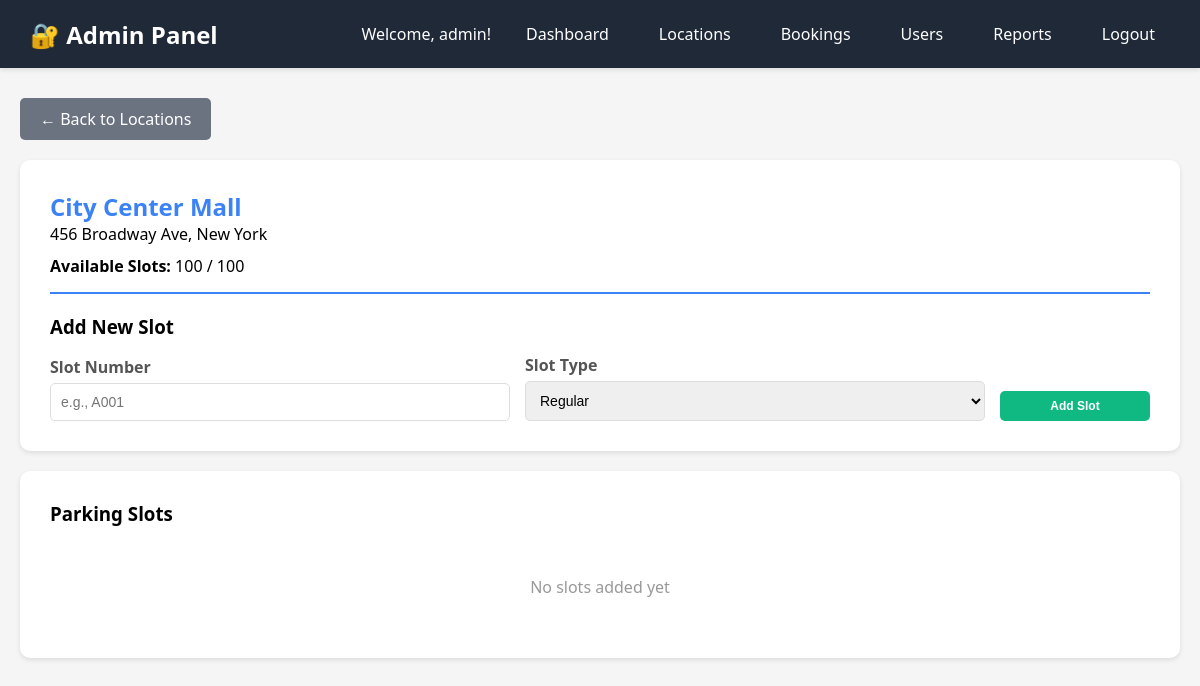
Screenshot of /admin/view_slots.php?location_id=2 (signed in) with the database file from the repository.
### tables this page shows
CREATE TABLE IF NOT EXISTS parking_locations (
    id INT AUTO_INCREMENT PRIMARY KEY,
    location_name VARCHAR(100) NOT NULL,
    address TEXT NOT NULL,
    city VARCHAR(50) NOT NULL,
    total_slots INT NOT NULL,
    available_slots INT NOT NULL,
    price_per_hour DECIMAL(10,2) NOT NULL,
    price_per_day DECIMAL(10,2) NOT NULL,
    price_per_month DECIMAL(10,2) NOT NULL,
    status ENUM('active', 'inactive') DEFAULT 'active',
    created_at TIMESTAMP DEFAULT CURRENT_TIMESTAMP
);

### admin/view_slots.php (the view, shortened to what this page needs)
<?php
$location_id = isset($_GET['location_id']) ? intval($_GET['location_id']) : 0;
$conn = getDBConnection();
$stmt = $conn->prepare("SELECT * FROM parking_locations WHERE id = ?");
$stmt->bind_param("i", $location_id);
$stmt->execute();
$location = $stmt->get_result()->fetch_assoc();
$slots = $conn->query("SELECT * FROM parking_slots WHERE location_id = $location_id ORDER BY slot_number");
?>
<!DOCTYPE html>
<html lang="en">
<head>
</head>
<body>
    <div class="navbar">
        <h1>🔐 Admin Panel</h1>
        <div class="navbar-right">
            <span>Welcome, <?php echo htmlspecialchars($_SESSION['admin_username']); ?>!</span>
            <a href="dashboard.php">Dashboard</a>
            <a href="manage_locations.php">Locations</a>
            <a href="manage_bookings.php">Bookings</a>
            <a href="manage_users.php">Users</a>
            <a href="reports.php">Reports</a>
            <a href="logout.php">Logout</a>
        </div>
    </div>
    <div class="container">
        <a href="manage_locations.php" class="btn-back">← Back to Locations</a>
        <div class="card">
            <div class="location-header">
                <h2><?php echo htmlspecialchars($location['location_name']); ?></h2>
                <p><?php echo htmlspecialchars($location['address']); ?>, <?php echo htmlspecialchars($location['city']); ?></p>
                <p style="margin-top: 10px;">
                    <strong>Available Slots:</strong> <?php echo $location['available_slots']; ?> / <?php echo $location['total_slots']; ?>
                </p>
            </div>
            <h3 style="margin-bottom: 15px;">Add New Slot</h3>
            <form method="POST" action="" style="display: grid; grid-template-columns: 1fr 1fr 150px; gap: 15px; align-items: end;">
                <div class="form-group" style="margin-bottom: 0;">
                    <label for="slot_number">Slot Number</label>
                    <input type="text" id="slot_number" name="slot_number" required placeholder="e.g., A001">
                </div>
                <div class="form-group" style="margin-bottom: 0;">
                    <label for="slot_type">Slot Type</label>
                    <select id="slot_type" name="slot_type" required>
                        <option value="regular">Regular</option>
                    </select>
                </div>
                <button type="submit" name="add_slot" class="btn btn-success">Add Slot</button>
            </form>
        </div>
        <div class="card">
            <h3 style="margin-bottom: 20px;">Parking Slots</h3>
            <?php if ($slots->num_rows > 0): ?>
                <div class="slots-grid">
                    <?php while ($slot = $slots->fetch_assoc()): ?>
                        <div class="slot-card <?php echo $slot['status']; ?>">
                            <div class="slot-number"><?php echo htmlspecialchars($slot['slot_number']); ?></div>
                            <div class="slot-type"><?php echo ucfirst($slot['slot_type']); ?></div>
                            <div class="slot-status status-<?php echo $slot['status']; ?>">
                                <?php echo ucfirst($slot['status']); ?>
                            </div>
                            <?php if ($slot['status'] == 'available'): ?>
                                <a href="?location_id=<?php echo $location_id; ?>&update_slot=<?php echo $slot['id']; ?>&status=maintenance" class="btn btn-primary">
                                    Set Maintenance
                                </a>
                            <?php elseif ($slot['status'] == 'maintenance'): ?>
                                <a href="?location_id=<?php echo $location_id; ?>&update_slot=<?php echo $slot['id']; ?>&status=available" class="btn btn-success">
                                    Set Available
                                </a>
                            <?php endif; ?>
                        </div>
                    <?php endwhile; ?>
                </div>
            <?php else: ?>
                <p style="text-align: center; color: #999; padding: 30px;">No slots added yet</p>
            <?php endif; ?>
        </div>
    </div>
</body>
</html>

### admin/view_slots.php (style rules this page uses)
* { margin: 0; padding: 0; box-sizing: border-box; }
body { font-family: 'Segoe UI', Tahoma, Geneva, Verdana, sans-serif; background: #f5f5f5; }
.navbar { background: #1f2937; color: white; padding: 15px 30px; display: flex; justify-content: space-between; align-items: center; box-shadow: 0 2px 5px rgba(0,0,0,0.1); }
.navbar h1 { font-size: 24px; }
.navbar-right { display: flex; gap: 20px; align-items: center; }
.navbar a { color: white; text-decoration: none; padding: 8px 15px; border-radius: 5px; transition: background 0.3s; }
.container { max-width: 1200px; margin: 30px auto; padding: 0 20px; }
.card { background: white; padding: 30px; border-radius: 10px; box-shadow: 0 2px 5px rgba(0,0,0,0.1); margin-bottom: 20px; }
.location-header { border-bottom: 2px solid #3b82f6; padding-bottom: 15px; margin-bottom: 20px; }
.location-header h2 { color: #3b82f6; }
.form-group { margin-bottom: 15px; }
label { display: block; margin-bottom: 5px; color: #555; font-weight: 600; }
input, select { width: 100%; padding: 10px; border: 1px solid #ddd; border-radius: 5px; font-size: 14px; }
.btn { padding: 8px 15px; border: none; border-radius: 5px; font-size: 12px; font-weight: 600; cursor: pointer; transition: all 0.3s; }
.btn-success { background: #10b981; color: white; }
.btn-back { display: inline-block; padding: 10px 20px; background: #6b7280; color: white; text-decoration: none; border-radius: 5px; margin-bottom: 20px; }

### rows the page displays
parking_locations: location_name "City Center Mall", address "456 Broadway Ave", city "New York", available_slots "100", total_slots "100"

### other values shown
$_SESSION['admin_username'] "admin"
